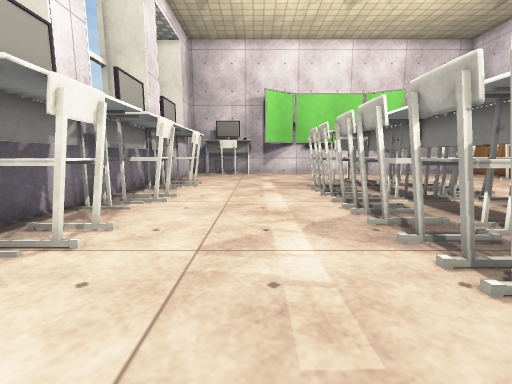
[1] (above)

16 first-person views from a walk through a 3-D level made in the Unity game engine. The camera is 0.68 m above the floor, tilts 8° down and sees 90° across. The floor is counted in squares, 0.5 m on a side. Each view is taken from the middle of a square. On the plan, view 1 faces up. The plan holds only what a view shows up to about 13 squares ahead; the rest is blank. The player character is not drawn. Some surface patterns are stand-ins.

[2]
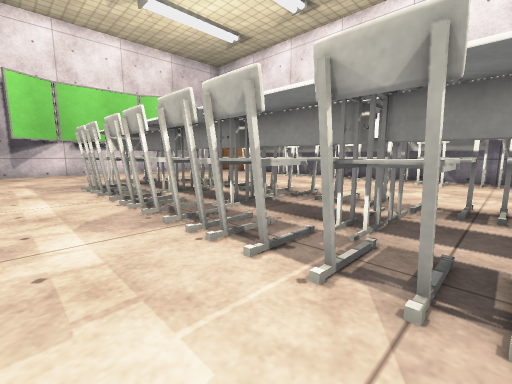

[3]
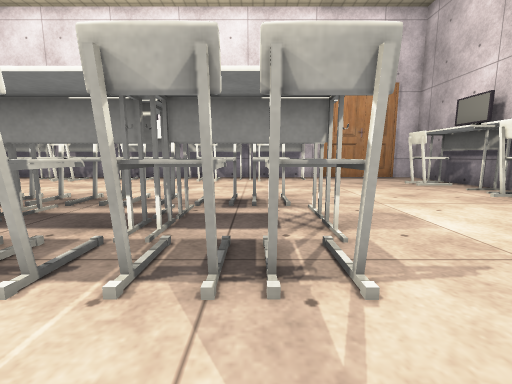

[4]
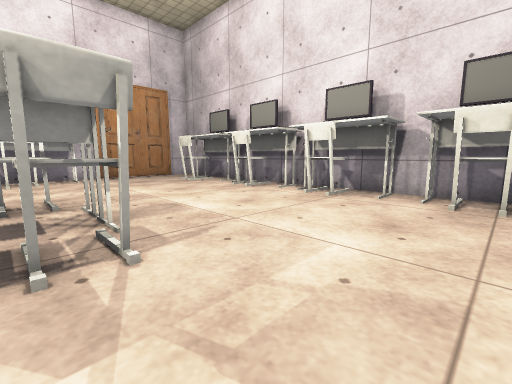

[5]
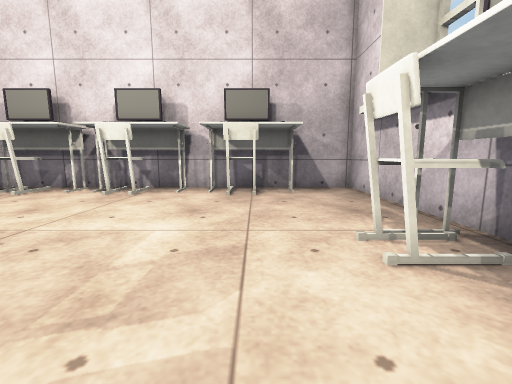

[6]
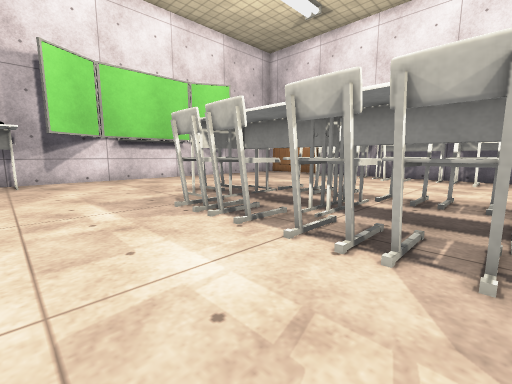

[7]
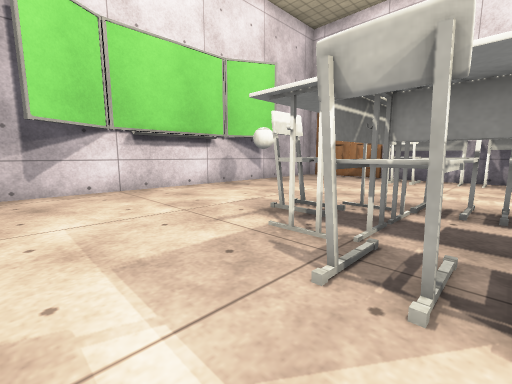

[8]
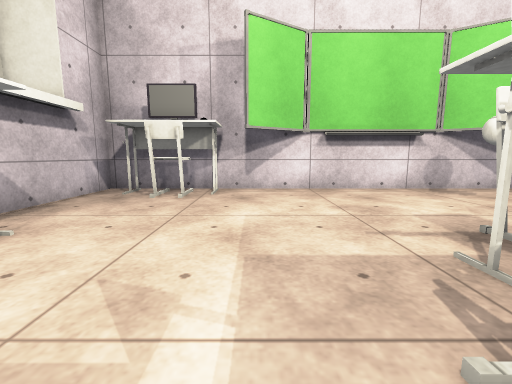

[9]
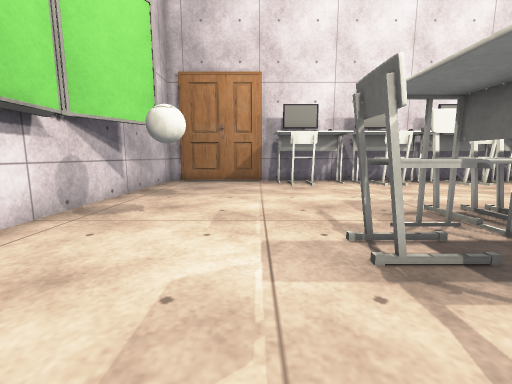

[10]
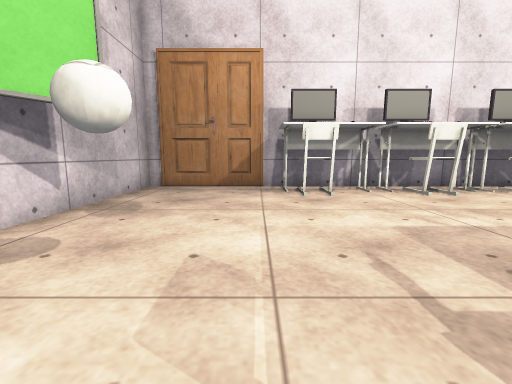

[11]
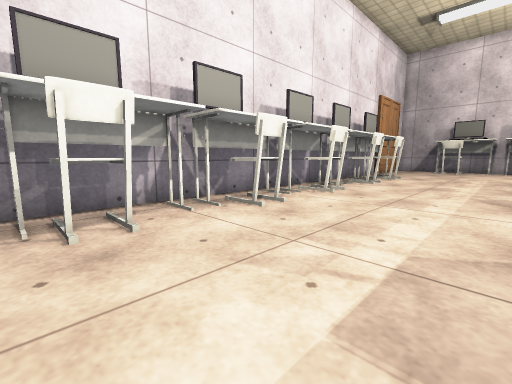

[12]
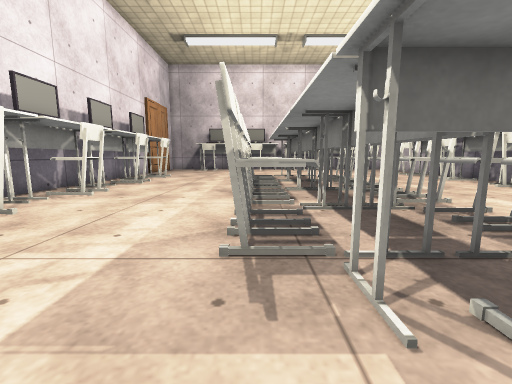

[13]
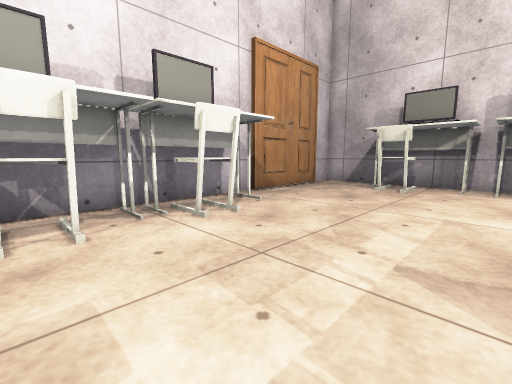

[14]
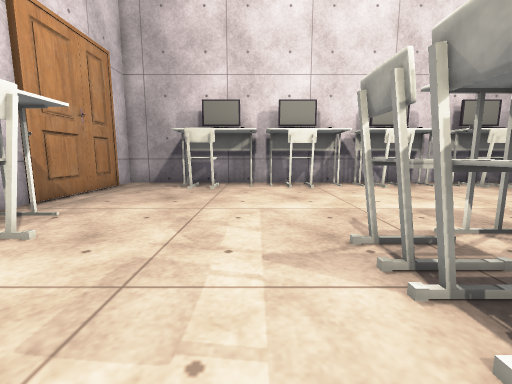

[15]
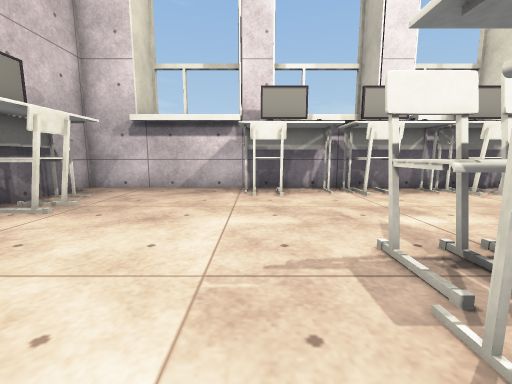

[16]
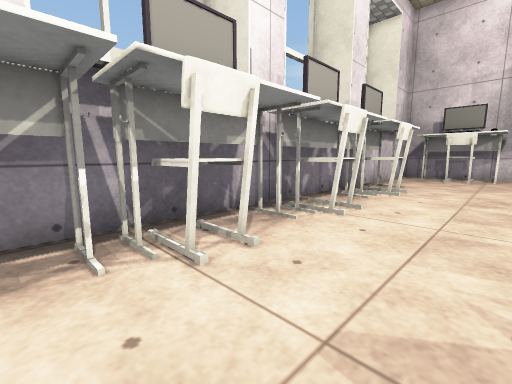

### Floor plan
Points are (right, up) in squares from view 1. A wall is a line through its corners. A room is listed if a view was taken in it or the views show most of it. See-through windows are left out.
Room 1 (views 1, 2, 3, 4, 5, 6, 7, 8, 9, 10, 11, 12, 13, 14, 15, 16)
walls: (16.5, -5.2) (16.5, 15.6); (16.3, 15.6) (16.3, 20.2); (16.5, 16.1) (16.5, 17.3); (16.5, -7.4) (16.5, -5.6); (4.4, -11.2) (6.5, -11.2); (9.4, -11.2) (16.5, -11.2) (16.5, -10); (16.3, -9.8) (16.3, -5.1); (16.5, 20) (16.5, 20.8) (-5.1, 20.8) (-5.1, -11.2) (2.5, -11.2)
objects: table (-4, -4) to (-4, -3); table (-4, -1); table (-4, 0) to (-4, 1); table (-4, 3); chair (-4, 4) to (-3, 5); table (-4, 7) to (-4, 9); table (-4, 11) to (-4, 14); table (-4, 20) to (-3, 20); chair (-3, -4) to (-3, -3); chair (-3, 0) to (-3, 1); chair (-3, 8) to (-3, 9); chair (-3, 12) to (-3, 13); table (-2, -11); chair (-2, 18) to (-1, 20); chair (-1, -10) to (0, -9); table (-1, 20); chair (2, -2) to (3, -1); chair (2, 0) to (3, 0); chair (2, 1) to (3, 2); chair (2, 3) to (3, 4); chair (2, 5) to (3, 6); chair (2, 7) to (3, 8); chair (2, 9) to (3, 10); chair (2, 11) to (3, 11); table (3, -11) to (4, -11); chair (3, -10) to (4, -9); table (4, 12); table (5, -2) to (5, 1); table (5, 2) to (5, 4); table (5, 5) to (5, 8); table (5, 9) to (5, 12); chair (5, 13) to (6, 14); table (6, -2) to (6, 1); table (6, 2) to (6, 4); table (6, 5) to (6, 8); table (6, 9) to (6, 11); table (6, 12) to (7, 12); table (7, -11) to (9, -11); chair (7, -2) to (8, -1); chair (7, 0) to (8, 1); chair (7, 2) to (8, 3); chair (7, 4) to (8, 4); chair (7, 5) to (8, 6); chair (7, 7) to (8, 8); chair (7, 9) to (8, 10); chair (7, 11) to (8, 12); chair (8, -10) to (9, -9); ball (9, 18) to (9, 19); chair (12, -10) to (13, -9); table (13, -11); chair (14, -2) to (15, -1); chair (14, 1) to (15, 2); chair (14, 5) to (15, 6); chair (14, 9) to (15, 10); chair (14, 13) to (15, 14); table (16, -3) to (16, -1); table (16, 0) to (16, 3); table (16, 4) to (16, 7); table (16, 8) to (16, 11); table (16, 12) to (16, 15)

Where each view was taken, in squares from view 1:
view 1: 0 up, 0 right, facing up
view 2: 1 down, 0 right, facing up-right
view 3: 1 down, 0 right, facing right
view 4: 1 down, 1 left, facing down-right
view 5: 0 up, 1 left, facing down
view 6: 5 up, 1 left, facing up-right
view 7: 10 up, 0 right, facing up-right
view 8: 10 up, 1 right, facing up
view 9: 16 up, 2 right, facing right
view 10: 16 up, 5 right, facing right
view 11: 15 up, 9 right, facing down-right
view 12: 15 up, 8 right, facing down
view 13: 2 up, 9 right, facing down-right
view 14: 2 up, 10 right, facing down
view 15: 4 down, 6 right, facing left
view 16: 2 up, 0 right, facing up-left
